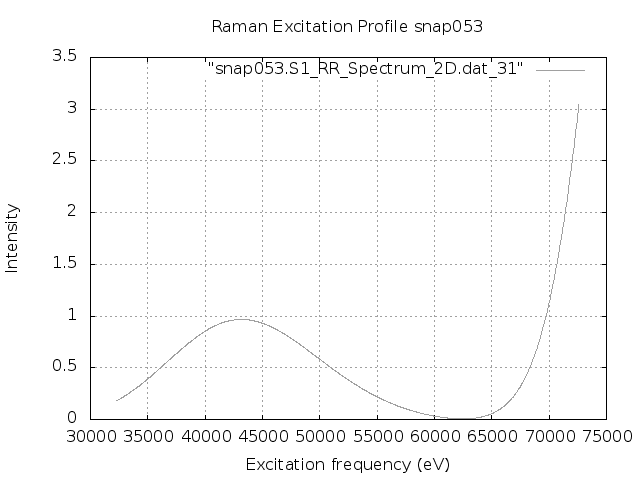

Write the gnuplot code that produced this figure.
set terminal png
set output "snap053.S1.REP_frozen.png"
set xlabel 'Excitation frequency (eV)'
set ylabel 'Intensity'
set title "Raman Excitation Profile snap053"
set grid
set autoscale
plot "snap053.S1_RR_Spectrum_2D.dat_31" with lines lc "blue"
exit
